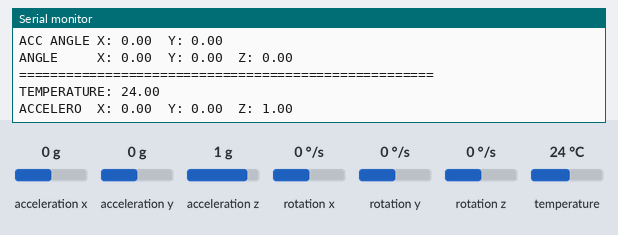
The sketch below on a simulated Arduino Uno, built with avr-gcc and run on an emulated ATmega328P. On the bench: the last lines printed to the serial monitor. Inputs (shaded band) come from the test bench; at power-on: acceleration x 0 g, acceleration y 0 g, acceleration z 1 g, rotation x 0 °/s, rotation y 0 °/s, rotation z 0 °/s, temperature 24 °C.

Above: at 3.2 s.
3.3 s: acceleration x set to -1.4 g
At 4.1 s:
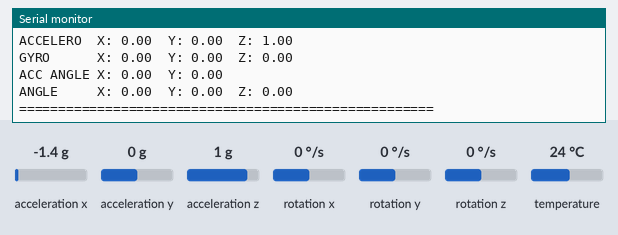
4.8 s: acceleration y set to -1.4 g
At 6.1 s:
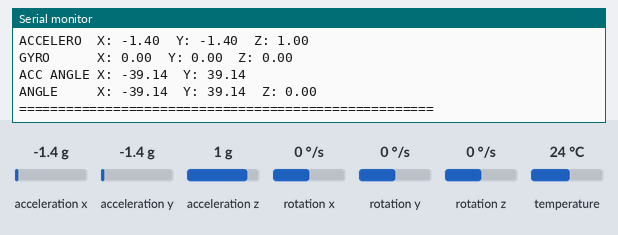
6.3 s: acceleration z set to -1.4 g
At 7.5 s:
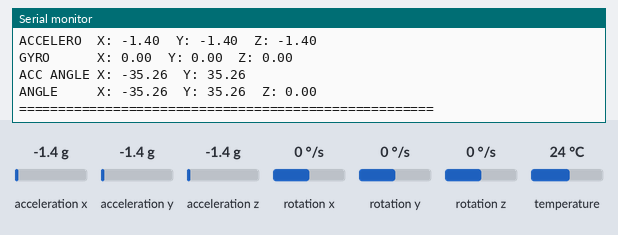
7.8 s: rotation x set to -192 °/s
9.3 s: rotation y set to -192 °/s
Timing chart, 0 to 12.3 s (numbered marks = the images above; inputs shaded):
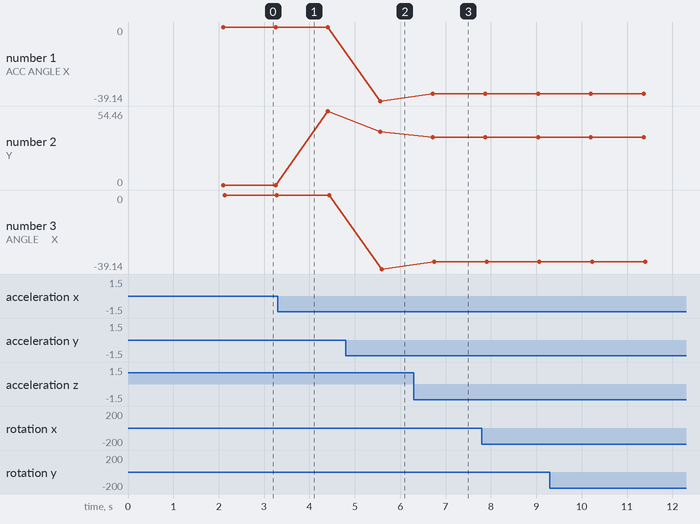

The sketch:

MPU6050_test.ino
```cpp
#include "Wire.h"
#include <MPU6050_light.h>

MPU6050 mpu(Wire);

long timer = 0;

void setup() {
  Serial.begin(9600);
  Wire.begin();

  byte status = mpu.begin();
  while (status != 0) {
;
    Serial.print("Unable to connect to MPU6050: ");
    Serial.println(status);
    delay(5000);
    status = mpu.begin();
  }

  Serial.print(F("MPU6050 status: "));
  Serial.println(status);

  Serial.println(F("Calculating offsets, do not move MPU6050"));
  delay(1000);
  mpu.calcOffsets(true,true); // gyro and accelero
  Serial.println("Done!\n");

}

void loop() {
  mpu.update();

  if(millis() - timer > 1000){ // print data every second
    Serial.print(F("TEMPERATURE: "));Serial.println(mpu.getTemp());
    Serial.print(F("ACCELERO  X: "));Serial.print(mpu.getAccX());
    Serial.print("\tY: ");Serial.print(mpu.getAccY());
    Serial.print("\tZ: ");Serial.println(mpu.getAccZ());

    Serial.print(F("GYRO      X: "));Serial.print(mpu.getGyroX());
    Serial.print("\tY: ");Serial.print(mpu.getGyroY());
    Serial.print("\tZ: ");Serial.println(mpu.getGyroZ());

    Serial.print(F("ACC ANGLE X: "));Serial.print(mpu.getAccAngleX());
    Serial.print("\tY: ");Serial.println(mpu.getAccAngleY());

    Serial.print(F("ANGLE     X: "));Serial.print(mpu.getAngleX());
    Serial.print("\tY: ");Serial.print(mpu.getAngleY());
    Serial.print("\tZ: ");Serial.println(mpu.getAngleZ());
    Serial.println(F("=====================================================\n"));
    timer = millis();
  }

}
```

Measured:
- after the input at 4.8 s, the serial monitor: prints a new line after 0.68 s (image 2)
- after the input at 6.3 s, the serial monitor: prints a new line after 0.34 s (image 3)
- plotted number 1: 0 → -39.14 after the input at 4.8 s, -39.14 → -35.26 after the input at 6.3 s
- plotted number 2: 0 → 54.46 after the input at 3.3 s, 54.46 → 39.14 after the input at 4.8 s, 39.14 → 35.26 after the input at 6.3 s
- plotted number 3: 0 → -39.14 after the input at 4.8 s, -39.14 → -35.26 after the input at 6.3 s
